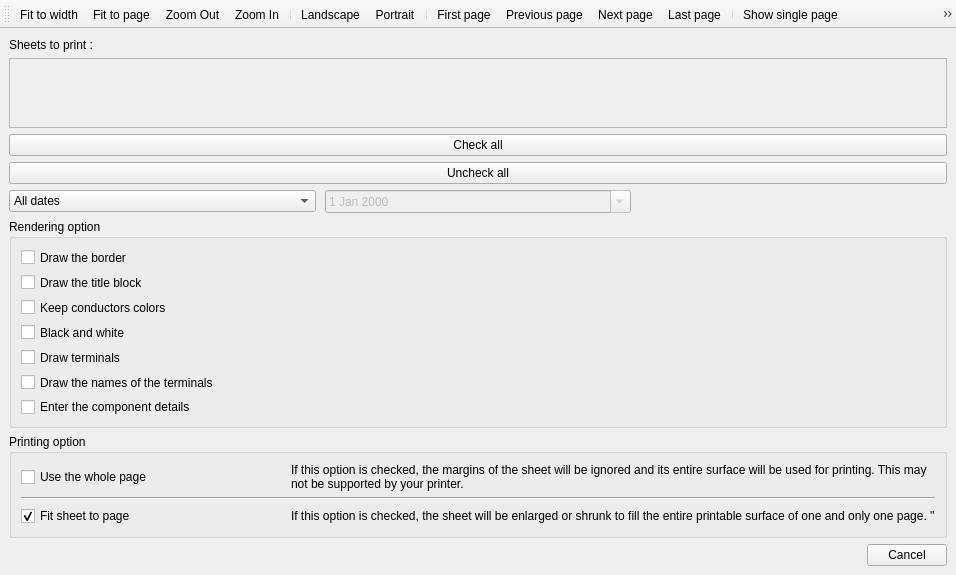
<?xml version="1.0" encoding="UTF-8"?>
<ui version="4.0">
 <class>ProjectPrintWindow</class>
 <widget class="QMainWindow" name="ProjectPrintWindow">
  <property name="geometry">
   <rect>
    <x>0</x>
    <y>0</y>
    <width>956</width>
    <height>537</height>
   </rect>
  </property>
  <property name="sizePolicy">
   <sizepolicy hsizetype="MinimumExpanding" vsizetype="Preferred">
    <horstretch>0</horstretch>
    <verstretch>0</verstretch>
   </sizepolicy>
  </property>
  <property name="windowTitle">
   <string>MainWindow</string>
  </property>
  <widget class="QWidget" name="centralwidget">
   <layout class="QVBoxLayout" name="verticalLayout_3">
    <item>
     <layout class="QHBoxLayout" name="m_vertical_layout">
      <item>
       <layout class="QVBoxLayout" name="verticalLayout_2">
        <item>
         <widget class="QLabel" name="label_3">
          <property name="text">
           <string>Sheets to print :</string>
          </property>
         </widget>
        </item>
        <item>
         <widget class="QScrollArea" name="m_diagram_list">
          <property name="sizePolicy">
           <sizepolicy hsizetype="Minimum" vsizetype="Expanding">
            <horstretch>0</horstretch>
            <verstretch>0</verstretch>
           </sizepolicy>
          </property>
          <property name="lineWidth">
           <number>3</number>
          </property>
          <property name="midLineWidth">
           <number>3</number>
          </property>
          <property name="horizontalScrollBarPolicy">
           <enum>Qt::ScrollBarAlwaysOff</enum>
          </property>
          <property name="widgetResizable">
           <bool>true</bool>
          </property>
          <widget class="QWidget" name="scrollAreaWidgetContents">
           <property name="geometry">
            <rect>
             <x>0</x>
             <y>0</y>
             <width>932</width>
             <height>58</height>
            </rect>
           </property>
          </widget>
         </widget>
        </item>
        <item>
         <widget class="QPushButton" name="m_check_all_pb">
          <property name="text">
           <string>Check all</string>
          </property>
         </widget>
        </item>
        <item>
         <widget class="QPushButton" name="m_uncheck_all">
          <property name="text">
           <string>Uncheck all</string>
          </property>
         </widget>
        </item>
        <item>
         <widget class="QWidget" name="widget" native="true">
          <layout class="QHBoxLayout" name="horizontalLayout" stretch="0,0,0">
           <property name="spacing">
            <number>9</number>
           </property>
           <property name="leftMargin">
            <number>0</number>
           </property>
           <property name="topMargin">
            <number>0</number>
           </property>
           <property name="rightMargin">
            <number>0</number>
           </property>
           <property name="bottomMargin">
            <number>0</number>
           </property>
           <item>
            <widget class="QComboBox" name="m_date_from_cb">
             <item>
              <property name="text">
               <string>All dates</string>
              </property>
             </item>
             <item>
              <property name="text">
               <string>From the date of:</string>
              </property>
             </item>
             <item>
              <property name="text">
               <string>In date of  :</string>
              </property>
             </item>
            </widget>
           </item>
           <item>
            <widget class="QDateEdit" name="m_date_cb">
             <property name="enabled">
              <bool>false</bool>
             </property>
             <property name="calendarPopup">
              <bool>true</bool>
             </property>
            </widget>
           </item>
           <item>
            <widget class="QPushButton" name="m_apply_date_pb">
             <property name="enabled">
              <bool>false</bool>
             </property>
             <property name="text">
              <string/>
             </property>
             <property name="icon">
              <iconset theme="dialog-ok"/>
             </property>
             <property name="flat">
              <bool>true</bool>
             </property>
            </widget>
           </item>
          </layout>
         </widget>
        </item>
       </layout>
      </item>
     </layout>
    </item>
    <item>
     <widget class="QGroupBox" name="groupBox">
      <property name="title">
       <string>Rendering option</string>
      </property>
      <layout class="QVBoxLayout" name="verticalLayout">
       <item>
        <widget class="QCheckBox" name="m_draw_border_cb">
         <property name="text">
          <string>Draw the border</string>
         </property>
        </widget>
       </item>
       <item>
        <widget class="QCheckBox" name="m_draw_titleblock_cb">
         <property name="text">
          <string>Draw the title block</string>
         </property>
        </widget>
       </item>
       <item>
        <widget class="QCheckBox" name="m_keep_conductor_color_cb">
         <property name="text">
          <string>Keep conductors colors</string>
         </property>
        </widget>
       </item>
       <item>
        <widget class="QCheckBox" name="m_monochrome_cb">
         <property name="toolTip">
          <string>Lines and texts in black, pictures in shades of gray</string>
         </property>
         <property name="text">
          <string>Black and white</string>
         </property>
        </widget>
       </item>
       <item>
        <widget class="QCheckBox" name="m_draw_terminal_cb">
         <property name="text">
          <string>Draw terminals</string>
         </property>
        </widget>
       </item>
        <item>
          <widget class="QCheckBox" name="m_draw_terminal_names_cb">
           <property name="text">
            <string>Draw the names of the terminals</string>
           </property>
           <property name="checked">
            <bool>false</bool>
           </property>
          </widget>
        </item>
        <item>
          <widget class="QCheckBox" name="m_component_info_cb">
           <property name="text">
            <string>Enter the component details</string>
           </property>
           <property name="checked">
            <bool>false</bool>
           </property>
          </widget>
        </item>
       </layout>
     </widget>
    </item>
    <item>
     <widget class="QGroupBox" name="groupBox_2">
      <property name="title">
       <string>Printing option</string>
      </property>
      <layout class="QGridLayout" name="gridLayout_2">
       <item row="3" column="0">
        <widget class="QCheckBox" name="m_fit_in_page_cb">
         <property name="text">
          <string>Fit sheet to page</string>
         </property>
         <property name="checked">
          <bool>true</bool>
         </property>
        </widget>
       </item>
       <item row="0" column="0">
        <widget class="QCheckBox" name="m_use_full_page_cb">
         <property name="text">
          <string>Use the whole page</string>
         </property>
        </widget>
       </item>
       <item row="3" column="1">
        <widget class="QLabel" name="label_2">
         <property name="text">
          <string>If this option is checked, the sheet will be enlarged or shrunk to fill the entire printable surface of one and only one page. "</string>
         </property>
         <property name="margin">
          <number>0</number>
         </property>
        </widget>
       </item>
       <item row="0" column="1">
        <widget class="QLabel" name="label">
         <property name="text">
          <string>If this option is checked, the margins of the sheet will be ignored and its entire surface will be used for printing. This may not be supported by your printer.</string>
         </property>
         <property name="wordWrap">
          <bool>true</bool>
         </property>
         <property name="margin">
          <number>0</number>
         </property>
         <property name="openExternalLinks">
          <bool>false</bool>
         </property>
        </widget>
       </item>
       <item row="2" column="0" colspan="2">
        <widget class="Line" name="line">
         <property name="orientation">
          <enum>Qt::Horizontal</enum>
         </property>
        </widget>
       </item>
      </layout>
     </widget>
    </item>
    <item>
     <widget class="QDialogButtonBox" name="m_button_box">
      <property name="standardButtons">
       <set>QDialogButtonBox::Cancel</set>
      </property>
     </widget>
    </item>
   </layout>
  </widget>
  <widget class="QToolBar" name="toolBar">
   <property name="windowTitle">
    <string>toolBar</string>
   </property>
   <attribute name="toolBarArea">
    <enum>TopToolBarArea</enum>
   </attribute>
   <attribute name="toolBarBreak">
    <bool>false</bool>
   </attribute>
   <addaction name="m_adjust_width_action"/>
   <addaction name="m_adjust_page_action"/>
   <addaction name="m_zoom_out_action"/>
   <addaction name="m_zoom_in_action"/>
   <addaction name="separator"/>
   <addaction name="m_landscape_action"/>
   <addaction name="m_portrait_action"/>
   <addaction name="separator"/>
   <addaction name="m_first_page_action"/>
   <addaction name="m_previous_page_action"/>
   <addaction name="m_next_page_action"/>
   <addaction name="m_last_page_action"/>
   <addaction name="separator"/>
   <addaction name="m_display_single_page_action"/>
   <addaction name="m_display_two_page_action"/>
   <addaction name="m_display_all_page_action"/>
   <addaction name="separator"/>
   <addaction name="m_page_setup"/>
  </widget>
  <action name="m_adjust_width_action">
   <property name="icon">
    <iconset theme="view_fit_width"/>
   </property>
   <property name="text">
    <string>Fit to width</string>
   </property>
  </action>
  <action name="m_adjust_page_action">
   <property name="icon">
    <iconset theme="view-fit-window"/>
   </property>
   <property name="text">
    <string>Fit to page</string>
   </property>
  </action>
  <action name="m_zoom_out_action">
   <property name="icon">
    <iconset theme="zoom-out"/>
   </property>
   <property name="text">
    <string>Zoom Out</string>
   </property>
  </action>
  <action name="m_zoom_in_action">
   <property name="icon">
    <iconset theme="zoom-in"/>
   </property>
   <property name="text">
    <string>Zoom In</string>
   </property>
  </action>
  <action name="m_landscape_action">
   <property name="icon">
    <iconset theme="landscape"/>
   </property>
   <property name="text">
    <string>Landscape</string>
   </property>
  </action>
  <action name="m_portrait_action">
   <property name="icon">
    <iconset theme="portrait"/>
   </property>
   <property name="text">
    <string>Portrait</string>
   </property>
  </action>
  <action name="m_first_page_action">
   <property name="icon">
    <iconset theme="arrow-left-double"/>
   </property>
   <property name="text">
    <string>First page</string>
   </property>
  </action>
  <action name="m_previous_page_action">
   <property name="icon">
    <iconset theme="arrow-left"/>
   </property>
   <property name="text">
    <string>Previous page</string>
   </property>
  </action>
  <action name="m_next_page_action">
   <property name="icon">
    <iconset theme="arrow-right"/>
   </property>
   <property name="text">
    <string>Next page</string>
   </property>
  </action>
  <action name="m_last_page_action">
   <property name="icon">
    <iconset theme="arrow-right-double"/>
   </property>
   <property name="text">
    <string>Last page</string>
   </property>
  </action>
  <action name="m_display_single_page_action">
   <property name="icon">
    <iconset theme="single_page"/>
   </property>
   <property name="text">
    <string>Show single page</string>
   </property>
  </action>
  <action name="m_display_two_page_action">
   <property name="icon">
    <iconset theme="two_pages"/>
   </property>
   <property name="text">
    <string>Display facing pages</string>
   </property>
  </action>
  <action name="m_display_all_page_action">
   <property name="icon">
    <iconset theme="all_pages"/>
   </property>
   <property name="text">
    <string>Display all pages</string>
   </property>
  </action>
  <action name="m_page_setup">
   <property name="icon">
    <iconset theme="document-print-frame"/>
   </property>
   <property name="text">
    <string>Page layout</string>
   </property>
  </action>
 </widget>
 <resources>
  <include location="../../qelectrotech.qrc"/>
 </resources>
 <connections>
  <connection>
   <sender>m_button_box</sender>
   <signal>rejected()</signal>
   <receiver>ProjectPrintWindow</receiver>
   <slot>close()</slot>
   <hints>
    <hint type="sourcelabel">
     <x>477</x>
     <y>484</y>
    </hint>
    <hint type="destinationlabel">
     <x>477</x>
     <y>252</y>
    </hint>
   </hints>
  </connection>
 </connections>
</ui>
